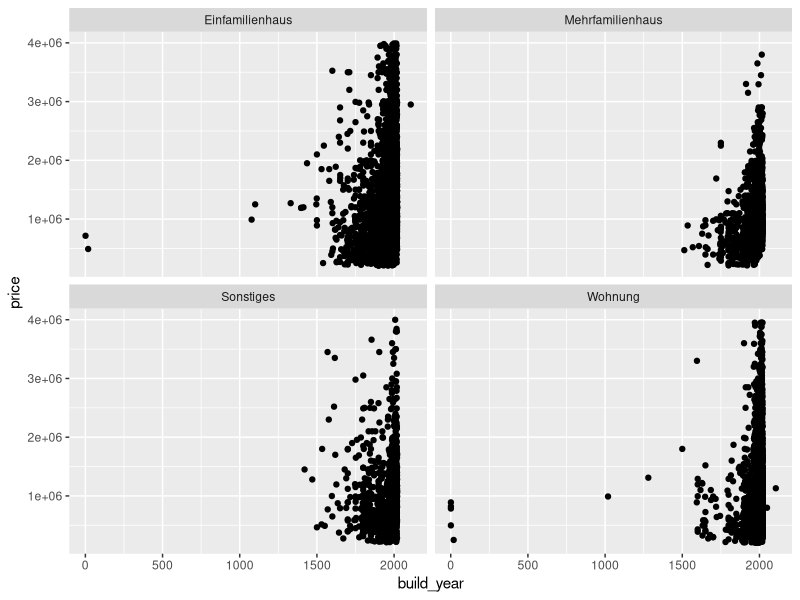
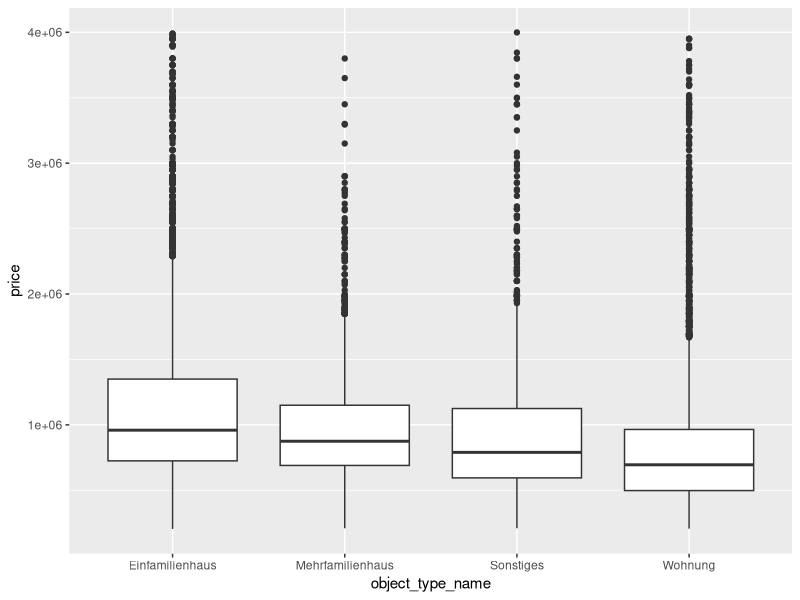
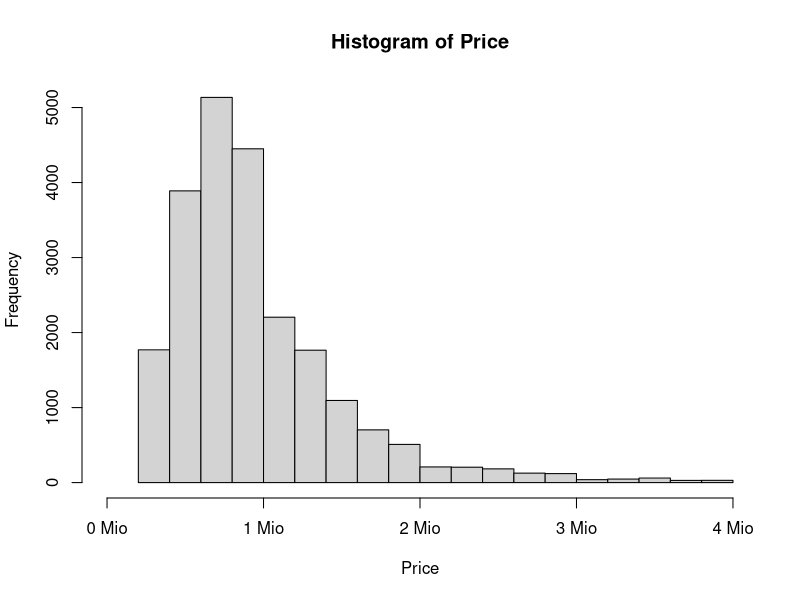
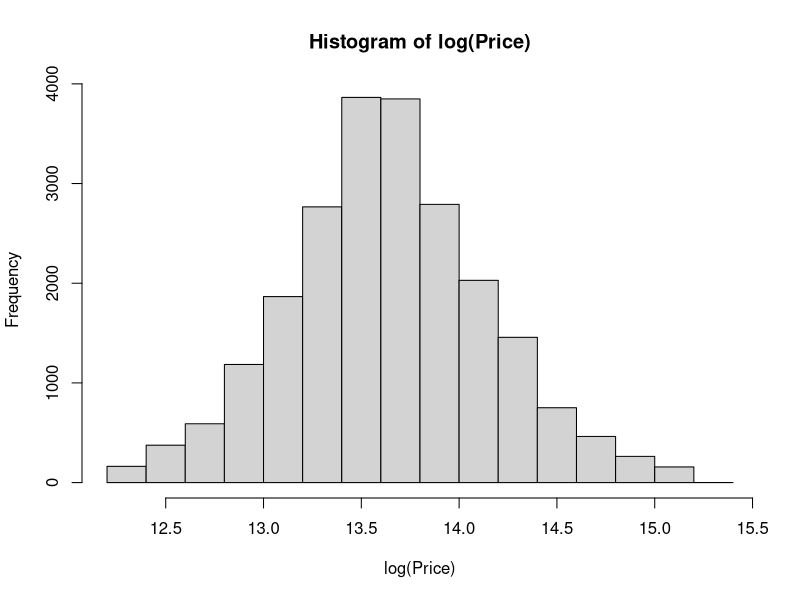

Recreate these plots in R, in order. (Note: this script raises an error after producing the figures.)
## ---- chunk 1
library(tidyverse)
library(e1071)  

house_data <- read_csv("../01_data/house_data.csv")

house_data$object_type_name <- as.factor(house_data$object_type_name)
house_data$num_rooms <- as.integer(house_data$num_rooms)


house_data <- house_data %>% select(object_type_name,
                                    build_year,
                                    living_area,
                                    zipcode,
                                    municipality_name,
                                    num_rooms,
                                    travel_time_private_transport,
                                    travel_time_public_transport,
                                    number_of_buildings_in_hectare,
                                    number_of_apartments_in_hectare,
                                    number_of_workplaces_in_hectare,
                                    population_in_hectare,
                                    water_percentage_1000,
                                    price)
## ---- chunk 2

library(ggplot2)
qplot(y = price, x = build_year,data = house_data,facets = ~ object_type_name)

ggplot(house_data, aes(x=object_type_name, y=price)) +
geom_boxplot()
## ---- chunk 3
marks_at <- c(0,1000000,2000000,3000000,4000000)
marks <- c("0 Mio", "1 Mio", "2 Mio", "3 Mio", "4 Mio")
hist(house_data$price, xlim=c(0,4000000), xaxt="n", xlab='Price',main='Histogram of Price')
axis(1,at=marks_at,labels=marks)
## ---- chunk 4
hist(log(house_data$price),xlab='log(Price)',main = 'Histogram of log(Price)')
## ---- chunk 5
# We work for every model with a separate data set
house_data_lm <- house_data

# Log-Transform dependent variable
house_data_lm$price.log <- log(house_data_lm$price)

# Fix the predictors zipcode and num_rooms to be a factor
house_data_lm$zipcode.fac <- factor(house_data_lm$zipcode)
house_data_lm$num_rooms.fac <- factor(house_data_lm$num_rooms)

# Fit the model
lm.fit.1 <- lm(price.log ~ object_type_name + build_year + living_area 
               + zipcode.fac + num_rooms.fac + travel_time_private_transport 
               + travel_time_public_transport + number_of_buildings_in_hectare 
               + number_of_apartments_in_hectare + number_of_workplaces_in_hectare 
               + population_in_hectare, data = house_data_lm)
## ---- chunk 6
options(width = 1500)
print(summary(lm.fit.1),max=40)
## ---- chunk 7
drop1(lm.fit.1, test="F")
## ---- chunk 8
# Fit the second model
lm.fit.2 <- lm(price.log ~ object_type_name + build_year + living_area 
               + zipcode.fac + num_rooms.fac +  number_of_apartments_in_hectare 
               + number_of_workplaces_in_hectare + population_in_hectare, 
               data = house_data_lm)

anova(lm.fit.2,lm.fit.1)
## ---- chunk 9
print(summary(lm.fit.2),max=40)
## ---- chunk 10
# Fit the second model
lm.fit.interactions <- lm(price.log ~ object_type_name + zipcode.fac + num_rooms.fac 
                          + ( build_year + living_area + travel_time_private_transport 
                              + travel_time_public_transport 
                              + number_of_buildings_in_hectare 
                              + number_of_apartments_in_hectare 
                              + number_of_workplaces_in_hectare 
                              + population_in_hectare)^2
                          , data = house_data_lm)
## ---- chunk 11
print(summary(lm.fit.interactions),max=40)
## ---- chunk 12
drop1(lm.fit.interactions, test="F")
## ---- chunk 13
# Fit the second model
lm.fit.3 <- lm(price.log ~ object_type_name + build_year + living_area 
               + zipcode.fac + num_rooms.fac +  number_of_apartments_in_hectare 
               + number_of_workplaces_in_hectare + population_in_hectare 
               + build_year:living_area + build_year:travel_time_private_transport 
               + build_year:number_of_buildings_in_hectare 
               + build_year:number_of_apartments_in_hectare 
               + build_year:number_of_workplaces_in_hectare 
               + build_year:population_in_hectare 
               + living_area:number_of_buildings_in_hectare 
               + living_area:number_of_apartments_in_hectare 
               + travel_time_private_transport:number_of_buildings_in_hectare 
               + travel_time_private_transport:number_of_apartments_in_hectare 
               + number_of_buildings_in_hectare:number_of_apartments_in_hectare 
               + number_of_buildings_in_hectare:population_in_hectare 
               + number_of_apartments_in_hectare:number_of_workplaces_in_hectare 
               + number_of_apartments_in_hectare:population_in_hectare 
               + number_of_workplaces_in_hectare:population_in_hectare
               , data = house_data_lm)
## ---- chunk 14
print(summary(lm.fit.3),max=40)
## ---- chunk 15
anova(lm.fit.3,lm.fit.2)
## ---- chunk 16
# library(splines)
# lm.regressionSplines <- lm(price ~ bs(living_area, df = 3), data = house_data)
# summary(lm.regressionSplines)
# plot(lm.regressionSplines)
## ---- chunk 17
# library(splines)
# lm.regressionSplines <- lm(price ~ bs(living_area, df = 3), data = house_data)
# summary(lm.regressionSplines)
# plot(lm.regressionSplines)
## ---- chunk 18

## ---- chunk 19
# library(ISLR)
# library(tree)
# 
# wine_tree <-  tree(price ~ . ,data = house_data)
# 
# summary(wine_tree)
# 
# plot(wine_tree)
# text(wine_tree, all=TRUE, cex=.8)

